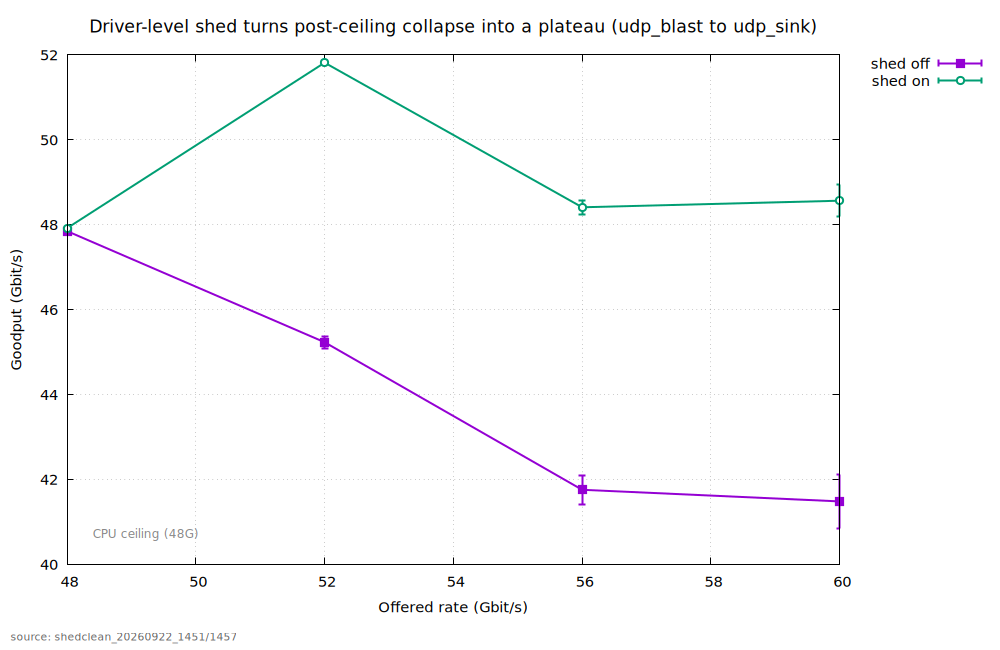

This chart was generated by the following gnuplot code:
set terminal pngcairo size 1000,650 noenhanced font "Sans,11"
set output "/home/chanseo/lab/figures/fig04_shed_vs_rate.png"
set title "Driver-level shed turns post-ceiling collapse into a plateau (udp_blast to udp_sink)" font "Sans,13"
set xlabel "Offered rate (Gbit/s)"
set ylabel "Goodput (Gbit/s)"
set grid
set key outside right top
set label "source: shedclean_20260922_1451/1457" at screen 0.01,0.02 font "Sans,8" tc rgb "#666666"
set bmargin 5


set arrow from 48,graph 0 to 48,graph 1 nohead lc rgb "#888888" dt 3
set label "CPU ceiling (48G)" at 48.4,graph 0.06 tc rgb "#888888" font "Sans,9"
plot "/home/chanseo/lab/figures/fig04.dat" index 0 using 1:2:3 with yerrorlines lw 2 pt 5 ps 1.2 title "shed off", "/home/chanseo/lab/figures/fig04.dat" index 1 using 1:2:3 with yerrorlines lw 2 pt 6 ps 1.2 title "shed on"
